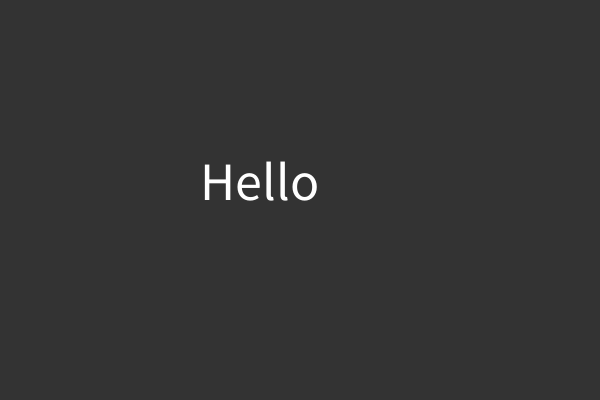
Frame 1 (no input)
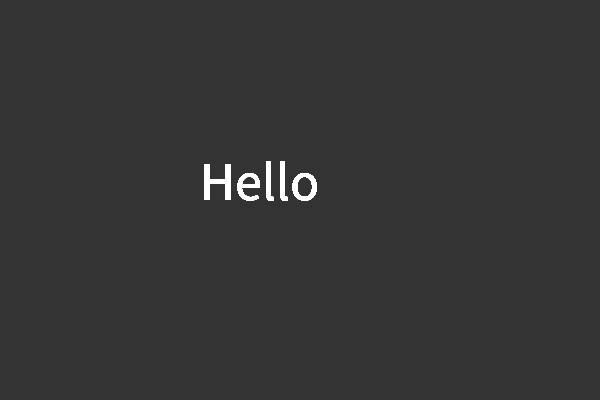
Frame 60 (the mouse pressed at the canvas centre just before this capture)
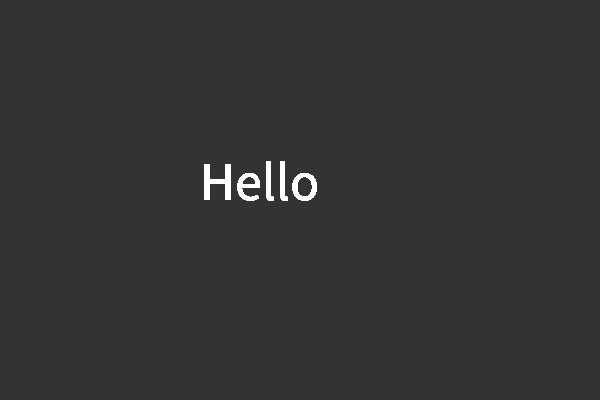
Frame 120 (the mouse held since frame 60 and released just before this capture)

The Processing sketch that drew these frames (run headless with seeded random() and noise(); from frame 60 on, the mouse is pressed at the canvas centre):

// Processing sketch: myProgram
// ── myProgram.pde
void setup(){
  size(600,400);
  background(51);
}

void draw(){
  textSize(54);
  text("Hello",200,200);
}
